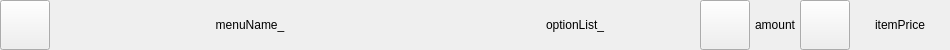
<?xml version="1.0" encoding="UTF-8"?>
<ui version="4.0">
 <class>Form</class>
 <widget class="QWidget" name="Form">
  <property name="geometry">
   <rect>
    <x>0</x>
    <y>0</y>
    <width>950</width>
    <height>50</height>
   </rect>
  </property>
  <property name="sizePolicy">
   <sizepolicy hsizetype="Fixed" vsizetype="Fixed">
    <horstretch>0</horstretch>
    <verstretch>0</verstretch>
   </sizepolicy>
  </property>
  <property name="minimumSize">
   <size>
    <width>950</width>
    <height>50</height>
   </size>
  </property>
  <property name="maximumSize">
   <size>
    <width>950</width>
    <height>50</height>
   </size>
  </property>
  <property name="windowTitle">
   <string>Form</string>
  </property>
  <property name="styleSheet">
   <string notr="true">#btn_cartAmountDec {
	border-image: url(:/2-2_cartItem/src/cartMinus_O.png);
}

#btn_cartAmountDec:hover {
	border-image: url(:/2-2_cartItem/src/cartMinus_H.png);
}

#btn_cartAmountDec:disabled {
	border-image: url(:/2-2_cartItem/src/cartMinus_D.png);
}

#btn_cartAmountInc {
	border-image: url(:/2-2_cartItem/src/cartAdd_O.png);
}

#btn_cartAmountInc:hover {
	border-image: url(:/2-2_cartItem/src/cartAdd_H.png);
}

#btn_cartRemove {
	border-image: url(:/2-2_cartItem/src/cartRemove_O.png);
}

#btn_cartRemove:hover {
	border-image: url(:/2-2_cartItem/src/cartRemove_H.png);
}</string>
  </property>
  <layout class="QHBoxLayout" name="horizontalLayout">
   <property name="spacing">
    <number>0</number>
   </property>
   <property name="leftMargin">
    <number>0</number>
   </property>
   <property name="topMargin">
    <number>0</number>
   </property>
   <property name="rightMargin">
    <number>0</number>
   </property>
   <property name="bottomMargin">
    <number>0</number>
   </property>
   <item>
    <widget class="QPushButton" name="btn_cartRemove">
     <property name="sizePolicy">
      <sizepolicy hsizetype="Fixed" vsizetype="Fixed">
       <horstretch>0</horstretch>
       <verstretch>0</verstretch>
      </sizepolicy>
     </property>
     <property name="minimumSize">
      <size>
       <width>50</width>
       <height>50</height>
      </size>
     </property>
     <property name="maximumSize">
      <size>
       <width>50</width>
       <height>50</height>
      </size>
     </property>
     <property name="text">
      <string/>
     </property>
    </widget>
   </item>
   <item>
    <widget class="QLabel" name="menuName_">
     <property name="sizePolicy">
      <sizepolicy hsizetype="MinimumExpanding" vsizetype="MinimumExpanding">
       <horstretch>0</horstretch>
       <verstretch>0</verstretch>
      </sizepolicy>
     </property>
     <property name="minimumSize">
      <size>
       <width>300</width>
       <height>50</height>
      </size>
     </property>
     <property name="maximumSize">
      <size>
       <width>16777215</width>
       <height>50</height>
      </size>
     </property>
     <property name="text">
      <string>menuName_</string>
     </property>
     <property name="alignment">
      <set>Qt::AlignCenter</set>
     </property>
    </widget>
   </item>
   <item>
    <widget class="QLabel" name="optionList_">
     <property name="minimumSize">
      <size>
       <width>250</width>
       <height>50</height>
      </size>
     </property>
     <property name="maximumSize">
      <size>
       <width>250</width>
       <height>50</height>
      </size>
     </property>
     <property name="text">
      <string>optionList_</string>
     </property>
     <property name="alignment">
      <set>Qt::AlignCenter</set>
     </property>
    </widget>
   </item>
   <item>
    <widget class="QPushButton" name="btn_cartAmountDec">
     <property name="sizePolicy">
      <sizepolicy hsizetype="Fixed" vsizetype="Fixed">
       <horstretch>0</horstretch>
       <verstretch>0</verstretch>
      </sizepolicy>
     </property>
     <property name="minimumSize">
      <size>
       <width>50</width>
       <height>50</height>
      </size>
     </property>
     <property name="maximumSize">
      <size>
       <width>50</width>
       <height>50</height>
      </size>
     </property>
     <property name="text">
      <string/>
     </property>
    </widget>
   </item>
   <item>
    <widget class="QLabel" name="menuAmount_">
     <property name="sizePolicy">
      <sizepolicy hsizetype="Preferred" vsizetype="Preferred">
       <horstretch>0</horstretch>
       <verstretch>0</verstretch>
      </sizepolicy>
     </property>
     <property name="minimumSize">
      <size>
       <width>50</width>
       <height>50</height>
      </size>
     </property>
     <property name="maximumSize">
      <size>
       <width>50</width>
       <height>50</height>
      </size>
     </property>
     <property name="text">
      <string>amount</string>
     </property>
     <property name="alignment">
      <set>Qt::AlignCenter</set>
     </property>
    </widget>
   </item>
   <item>
    <widget class="QPushButton" name="btn_cartAmountInc">
     <property name="sizePolicy">
      <sizepolicy hsizetype="Fixed" vsizetype="Fixed">
       <horstretch>0</horstretch>
       <verstretch>0</verstretch>
      </sizepolicy>
     </property>
     <property name="minimumSize">
      <size>
       <width>50</width>
       <height>50</height>
      </size>
     </property>
     <property name="maximumSize">
      <size>
       <width>50</width>
       <height>50</height>
      </size>
     </property>
     <property name="text">
      <string/>
     </property>
    </widget>
   </item>
   <item>
    <widget class="QLabel" name="itemPrice_">
     <property name="minimumSize">
      <size>
       <width>100</width>
       <height>50</height>
      </size>
     </property>
     <property name="maximumSize">
      <size>
       <width>100</width>
       <height>50</height>
      </size>
     </property>
     <property name="text">
      <string>itemPrice</string>
     </property>
     <property name="alignment">
      <set>Qt::AlignCenter</set>
     </property>
    </widget>
   </item>
  </layout>
 </widget>
 <resources>
  <include location="../UI/resources.qrc"/>
 </resources>
 <connections>
  <connection>
   <sender>btn_cartAmountInc</sender>
   <signal>clicked()</signal>
   <receiver>Form</receiver>
   <slot>cartItemAmount_Increase()</slot>
   <hints>
    <hint type="sourcelabel">
     <x>832</x>
     <y>25</y>
    </hint>
    <hint type="destinationlabel">
     <x>830</x>
     <y>88</y>
    </hint>
   </hints>
  </connection>
  <connection>
   <sender>btn_cartAmountDec</sender>
   <signal>clicked()</signal>
   <receiver>Form</receiver>
   <slot>cartItemAmount_Decrease()</slot>
   <hints>
    <hint type="sourcelabel">
     <x>720</x>
     <y>35</y>
    </hint>
    <hint type="destinationlabel">
     <x>720</x>
     <y>68</y>
    </hint>
   </hints>
  </connection>
  <connection>
   <sender>btn_cartRemove</sender>
   <signal>clicked()</signal>
   <receiver>Form</receiver>
   <slot>cartItem_Remove()</slot>
   <hints>
    <hint type="sourcelabel">
     <x>21</x>
     <y>24</y>
    </hint>
    <hint type="destinationlabel">
     <x>-51</x>
     <y>25</y>
    </hint>
   </hints>
  </connection>
 </connections>
 <slots>
  <slot>cartItem_Remove()</slot>
  <slot>cartItemAmount_Increase()</slot>
  <slot>cartItemAmount_Decrease()</slot>
 </slots>
</ui>
